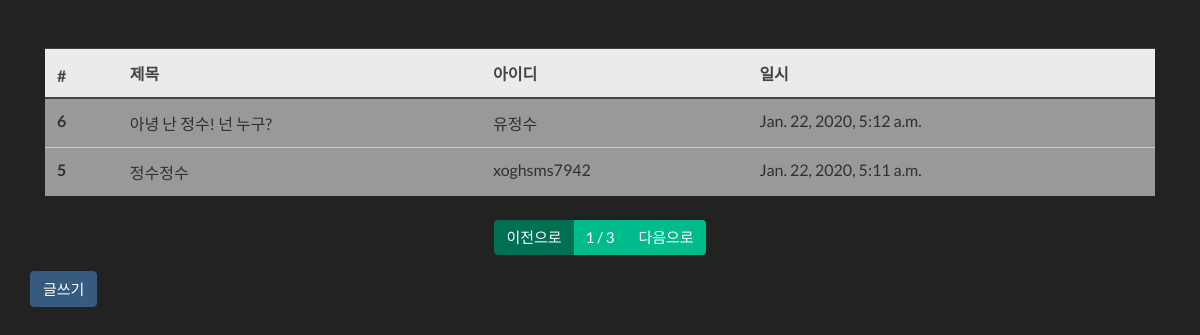
Before: /board/list/ with the older database file.
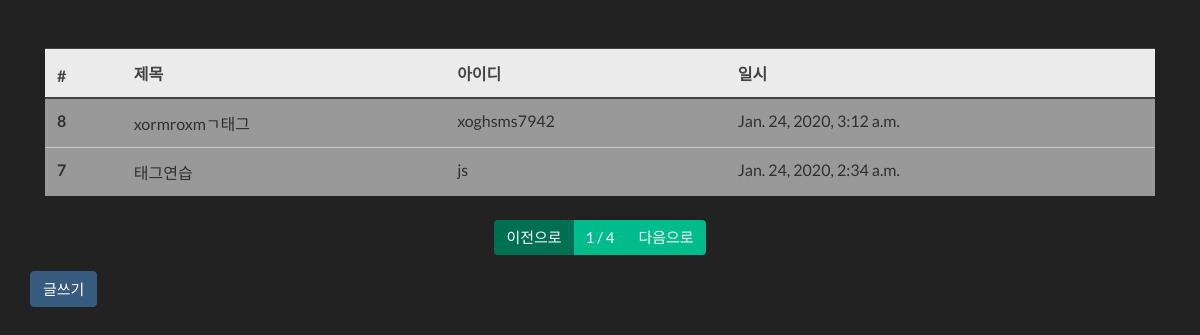
After: the same page with the newer database file.
### board/models.py (models this page shows, shortened)
class Board(models.Model):
    title = models.CharField(max_length=128, verbose_name='제목')
    content = models.TextField(verbose_name='내용')
    writer = models.ForeignKey(
        'fcuser.Fcuser', on_delete=models.CASCADE, verbose_name='작성자')
    tags = models.ManyToManyField('tag.Tag', verbose_name='태그')
    registered_dttm = models.DateTimeField(
        auto_now_add=True, verbose_name='등록시간')
    class Meta:
        db_table = 'fastcampus_board'
        verbose_name = '패캠 게시글'
        verbose_name_plural = '패캠 게시글'

### fcuser/models.py (models this page shows)
class Fcuser(models.Model):
    username = models.CharField(max_length=64, verbose_name='사용자명')
    useremail = models.EmailField(max_length=128, verbose_name='사용자이메일')
    password = models.CharField(max_length=64, verbose_name='비밀번호')
    registered_dttm = models.DateTimeField(
        auto_now_add=True, verbose_name='등록시간')
    def __str__(self):
        return self.username
    class Meta:
        db_table = 'fastcampus_fcuser'
        verbose_name = '패캠사용'
        verbose_name_plural = '패캠사용자'

### board/views.py (the view)
# urls.py: path('list/', views.board_list),
def board_list(request):
    all_boards = Board.objects.all().order_by('-id')
    page = request.GET.get('p', 1)
    paginator = Paginator(all_boards, 2)
    boards = paginator.get_page(page)
    return render(request, 'board_list.html', {'boards': boards})

### board/templates/board_list.html
{% extends "base.html" %} {% block contents %}
<div class="row mt-5">
  <div class="col-12">
    <table class="table table-light">
      <thead class="thead-light">
        <tr>
          <th>#</th>
          <th>제목</th>
          <th>아이디</th>
          <th>일시</th>
        </tr>
      </thead>
      <tbody class="text-dark">
        {% for board in boards %}
        <tr onclick="location.href='../detail/{{ board.id }}'">
          <th>{{ board.id }}</th>
          <td>{{ board.title }}</td>
          <td>{{ board.writer }}</td>
          <td>{{ board.registered_dttm }}</td>
        </tr>
        {% endfor %}
      </tbody>
    </table>
  </div>
</div>
<div class="row mt-2">
  <div class="col-12">
    <nav>
      <ul class="pagination justify-content-center">
        {% if boards.has_previous %}
        <li class="page-item">
          <a href="?p={{ boards.previous_page_number }}" class="page-link"
            >이전으로</a
          >
        {% else %}
        <li class="page-item disabled">
          <a href="#" class="page-link">이전으로</a>
        </li>
        {% endif %}
        <li class="page-item" active>
          <a href="#" class="page-link"
            >{{ boards.number }} / {{ boards.paginator.num_pages }}</a
          >
        </li>
        {% if boards.has_next %}
        <li class="page-item">
          <a href="?p={{ boards.next_page_number }}" class="page-link"
            >다음으로</a
          >
        {% else %}
        <li class="page-item disabled">
          <a href="#" class="page-link">다음으로</a>
        </li>
        {% endif %}
        </li>
      </ul>
    </nav>
  </div>
</div>
<div class="row">
  <div class="co1-12">
    <button class="btn btn-primary" onclick="location.href='../write/'">글쓰기</button>
  </div>
</div>
{% endblock %}

### board/templates/base.html (shortened to what this page needs)
<html>
  <head>
    <link rel="stylesheet" href="/static/bootstrap.min.css" />
  </head>
  <body>
    <div class="container">
      {% block contents %} {% endblock %}
    </div>
  </body>
</html>

Changed rows visible on the page:
no longer on this page (row unchanged): Board: id "6", title "아녕 난 정수! 넌 누구?", writer "유정수", registered_dttm "Jan. 22, 2020, 5:12 a.m."
no longer on this page (row unchanged): Board: id "5", title "정수정수", writer "xoghsms7942", registered_dttm "Jan. 22, 2020, 5:11 a.m."
added Board: id "8", title "xormroxmㄱ태그", writer "xoghsms7942", registered_dttm "Jan. 24, 2020, 3:12 a.m."
added Board: id "7", title "태그연습", writer "js", registered_dttm "Jan. 24, 2020, 2:34 a.m."
Other visible differences:
{{ boards.paginator.num_pages }}: "3" → "4"
